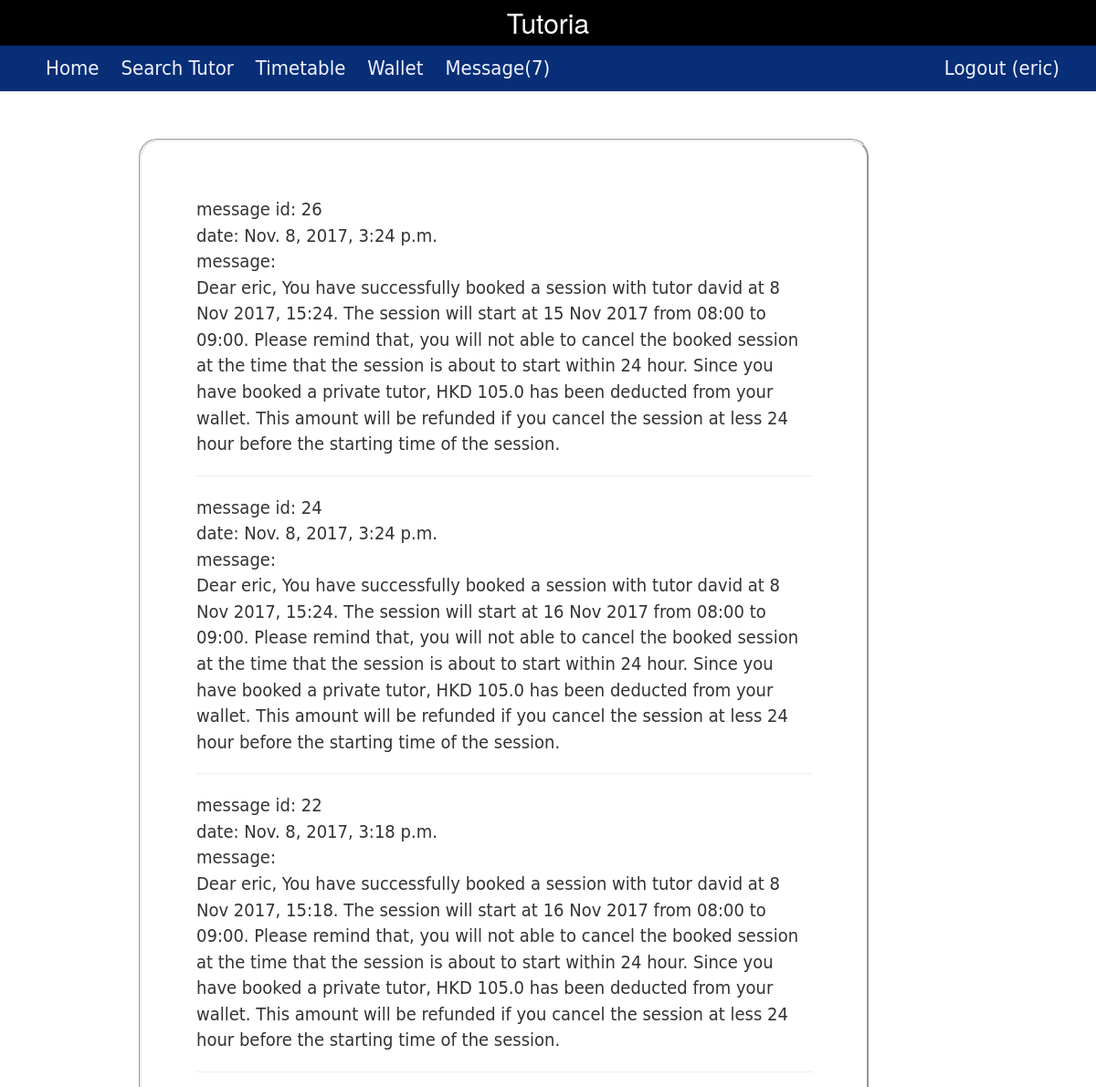
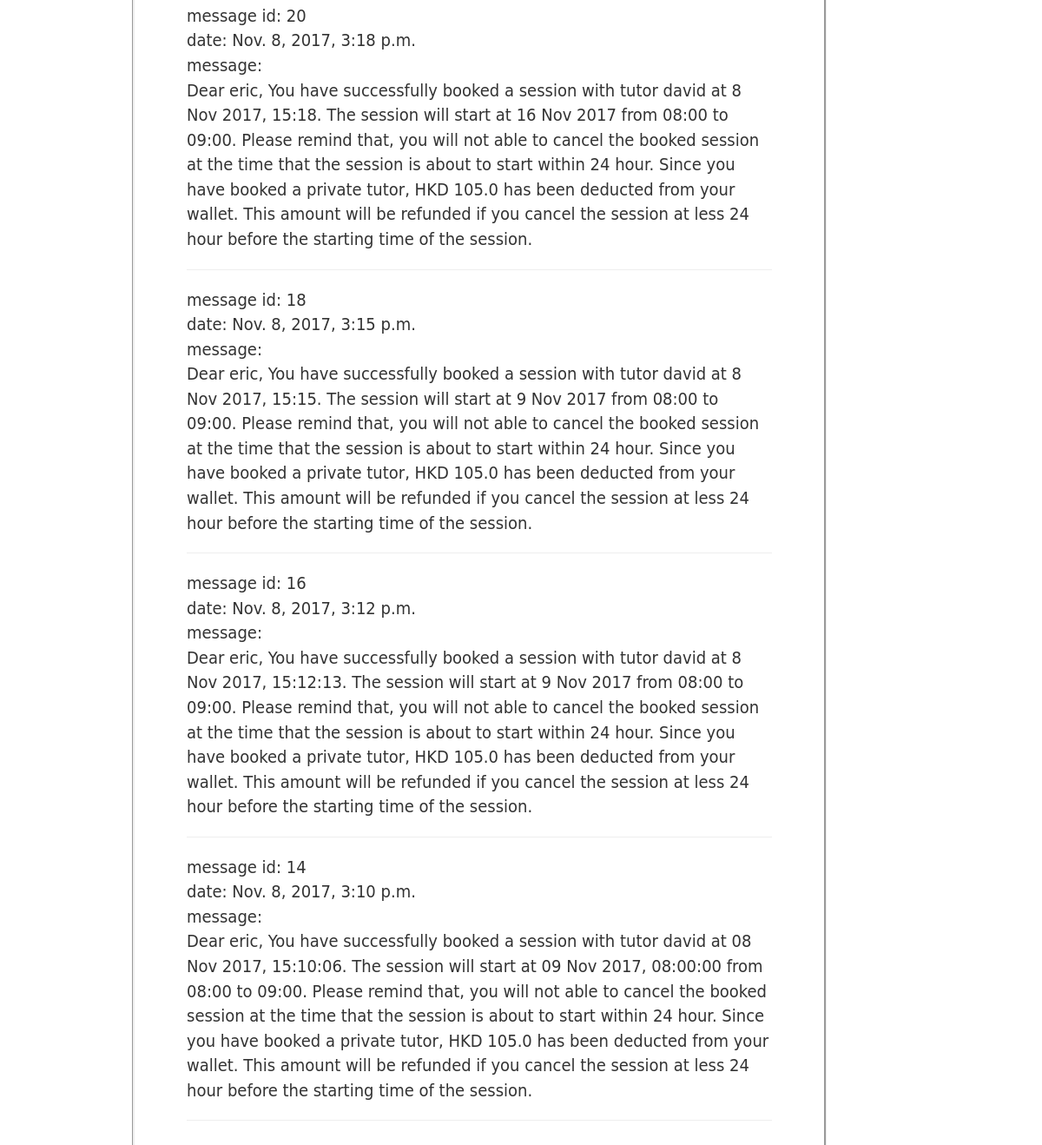
The app's page /message/ (signed in), older data (2 pictures, top to bottom).
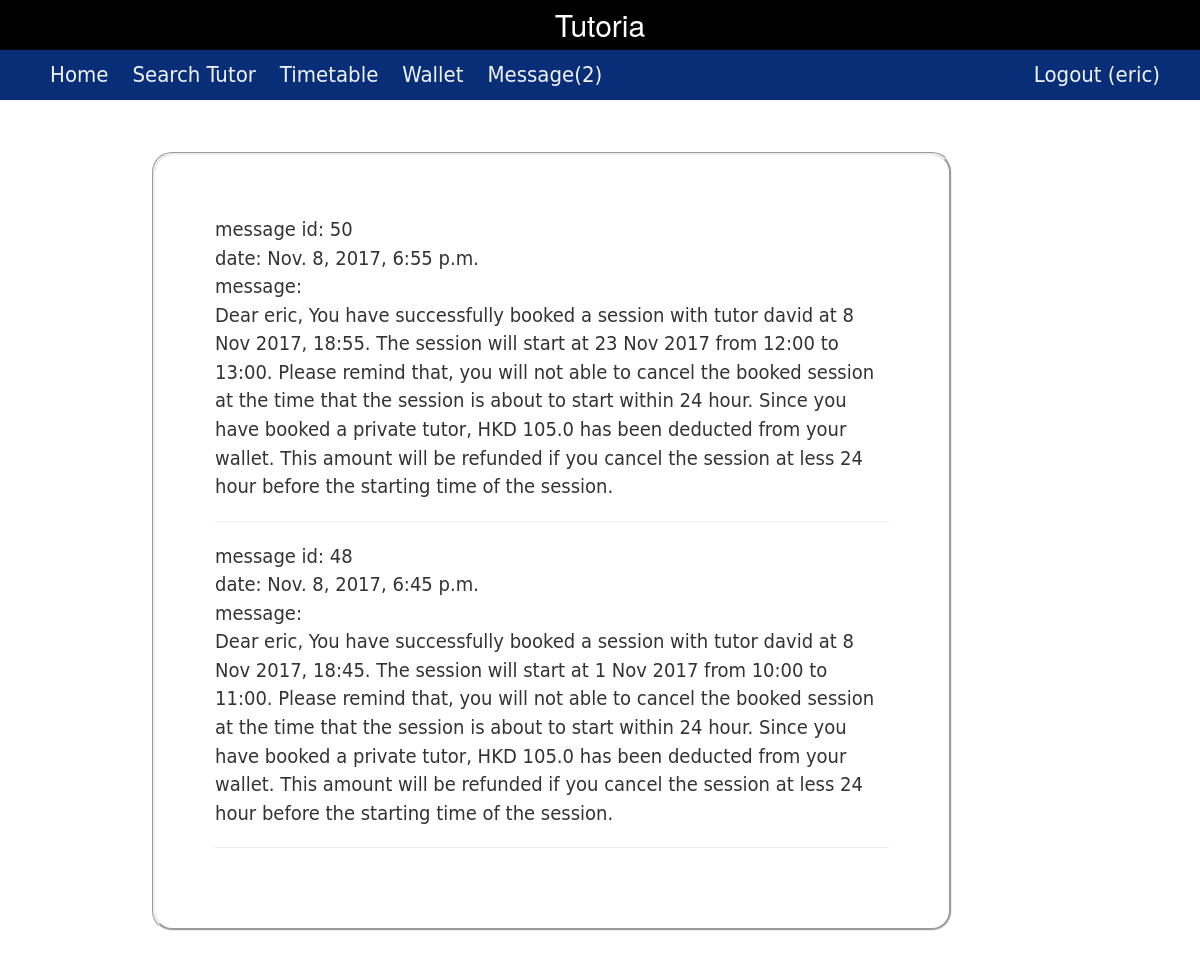
The same page, newer data.
### core/models.py (models this page shows, shortened)
class Profile(models.Model):
    user = models.OneToOneField(User, on_delete=models.CASCADE)
    phone = models.CharField(max_length=20)
    user_type =  models.ForeignKey(UserType)
    wallet = models.OneToOneField(Wallet)
    @property
    def hasNotification(self):
        return len(Notification.objects.filter(profile=self))>0
    @property
    def getNotificationNum(self):
        return len(Notification.objects.filter(profile=self))

class Notification(models.Model):
    profile = models.ForeignKey(Profile, on_delete=models.CASCADE)
    message = models.CharField(max_length=1000)
    date = models.DateTimeField()
    checked_date = models.DateTimeField(null=True, blank=True)

### core/views.py (the view)
# urls.py: url(r'^message/$', views.notification, name='view_notification'),
def notification(request):
    notif_list = Notification.objects.filter(profile=request.user.profile).order_by('-date')
    context={'list':notif_list}
    return render(request, 'notification.html', context)

### core/templates/notification.html (shortened to what this page needs)
{% extends 'base.html' %}
{% block content %}
    {% if list %}
    {% for each in list %}
        <div id="msg_{{each.id}}"+>
            <p>
                message id: {{each.id}} <br/>
                date: {{each.date}}<br/>
                message: <br/>
                {{each.message}}
            </p>
        </div>
        <hr/>
    {% endfor %}
    {% else %}
    <h2>No message yet.</h2>
    {% endif %}
{% endblock %}

### core/templates/base.html (shortened to what this page needs)
{% load static %}
<!DOCTYPE html>
<html>
<head>
    <link rel="stylesheet" href="https://maxcdn.bootstrapcdn.com/bootstrap/3.3.7/css/bootstrap.min.css">
    <link rel="stylesheet" href="{% static 'css/base.css' %}">
</head>
<body>
    <div id="wrapper">
        <header>
            <div id="bar">
                Tutoria
            </div>
            <nav id="navigation">
                <ul>
                    <a href="{% url 'homepage' %}">
                        <li>Home</li>
                    </a>
                    {% if user.is_authenticated %}
                    <a href="{% url 'search_tutor' %}">
                        <li>Search Tutor</li>
                    </a>
                    <a href="{% url 'view_timetable' %}">
                        <li>Timetable</li>
                    </a>
                    <a href="{% url 'view_wallet' %}">
                        <li>Wallet</li>
                    </a>
                    <a href="{% url 'view_notification' %}">
                        {%if user.profile.hasNotification %}
                        <li>Message({{user.profile.getNotificationNum}})</li>
                        {% else %}
                        <li>Message</li>
                        {% endif %}
                    </a>
                    <a href="{% url 'logout' %}" id="logoutButton" class="pull-right">
                        <li>Logout ({{ user.username }}) </li>
                    </a>
                    {% endif %}
                </ul>
            </nav>
        </header>
        <div id="main">
            <article>
                <section class="box">
                    {% block content %} {% endblock %}
        </div>
    </div>
</body>
</html>

Row changes from the older to the newer data that the page shows:
removed Notification: id "26", date "Nov. 8, 2017, 3:24 p.m.", message "Dear eric, You have successfully booked a session with tutor david at 8 Nov 2017, 15:24. The session will start at 15 Nov 2017 from 08:00 to 09:00. Please remind that, you will not able to cancel the booked session at the time that the session is about to start within 24 hour. Since you have booked a private tutor, HKD 105.0 has been deducted from your wallet. This amount will be refunded if you cancel the session at less 24 hour before the starting time of the session."
removed Notification: id "24", date "Nov. 8, 2017, 3:24 p.m.", message "Dear eric, You have successfully booked a session with tutor david at 8 Nov 2017, 15:24. The session will start at 16 Nov 2017 from 08:00 to 09:00. Please remind that, you will not able to cancel the booked session at the time that the session is about to start within 24 hour. Since you have booked a private tutor, HKD 105.0 has been deducted from your wallet. This amount will be refunded if you cancel the session at less 24 hour before the starting time of the session."
removed Notification: id "22", date "Nov. 8, 2017, 3:18 p.m.", message "Dear eric, You have successfully booked a session with tutor david at 8 Nov 2017, 15:18. The session will start at 16 Nov 2017 from 08:00 to 09:00. Please remind that, you will not able to cancel the booked session at the time that the session is about to start within 24 hour. Since you have booked a private tutor, HKD 105.0 has been deducted from your wallet. This amount will be refunded if you cancel the session at less 24 hour before the starting time of the session."
removed Notification: id "20", date "Nov. 8, 2017, 3:18 p.m.", message "Dear eric, You have successfully booked a session with tutor david at 8 Nov 2017, 15:18. The session will start at 16 Nov 2017 from 08:00 to 09:00. Please remind that, you will not able to cancel the booked session at the time that the session is about to start within 24 hour. Since you have booked a private tutor, HKD 105.0 has been deducted from your wallet. This amount will be refunded if you cancel the session at less 24 hour before the starting time of the session."
removed Notification: id "18", date "Nov. 8, 2017, 3:15 p.m.", message "Dear eric, You have successfully booked a session with tutor david at 8 Nov 2017, 15:15. The session will start at 9 Nov 2017 from 08:00 to 09:00. Please remind that, you will not able to cancel the booked session at the time that the session is about to start within 24 hour. Since you have booked a private tutor, HKD 105.0 has been deducted from your wallet. This amount will be refunded if you cancel the session at less 24 hour before the starting time of the session."
removed Notification: id "16", date "Nov. 8, 2017, 3:12 p.m.", message "Dear eric, You have successfully booked a session with tutor david at 8 Nov 2017, 15:12:13. The session will start at 9 Nov 2017 from 08:00 to 09:00. Please remind that, you will not able to cancel the booked session at the time that the session is about to start within 24 hour. Since you have booked a private tutor, HKD 105.0 has been deducted from your wallet. This amount will be refunded if you cancel the session at less 24 hour before the starting time of the session."
removed Notification: id "14", date "Nov. 8, 2017, 3:10 p.m.", message "Dear eric, You have successfully booked a session with tutor david at 08 Nov 2017, 15:10:06. The session will start at 09 Nov 2017, 08:00:00 from 08:00 to 09:00. Please remind that, you will not able to cancel the booked session at the time that the session is about to start within 24 hour. Since you have booked a private tutor, HKD 105.0 has been deducted from your wallet. This amount will be refunded if you cancel the session at less 24 hour before the starting time of the session."
added Notification: id "50", date "Nov. 8, 2017, 6:55 p.m.", message "Dear eric, You have successfully booked a session with tutor david at 8 Nov 2017, 18:55. The session will start at 23 Nov 2017 from 12:00 to 13:00. Please remind that, you will not able to cancel the booked session at the time that the session is about to start within 24 hour. Since you have booked a private tutor, HKD 105.0 has been deducted from your wallet. This amount will be refunded if you cancel the session at less 24 hour before the starting time of the session."
added Notification: id "48", date "Nov. 8, 2017, 6:45 p.m.", message "Dear eric, You have successfully booked a session with tutor david at 8 Nov 2017, 18:45. The session will start at 1 Nov 2017 from 10:00 to 11:00. Please remind that, you will not able to cancel the booked session at the time that the session is about to start within 24 hour. Since you have booked a private tutor, HKD 105.0 has been deducted from your wallet. This amount will be refunded if you cancel the session at less 24 hour before the starting time of the session."
Text that changed along with them:
{{ user.profile.getNotificationNum }}: "7" → "2"
